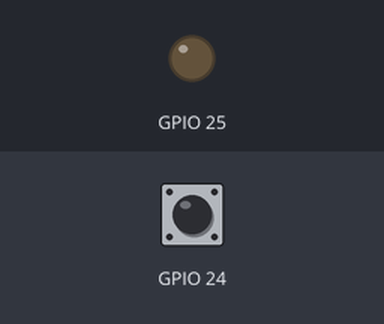
This program was run on a simulated Raspberry Pi (BCM pin numbers). Shown: output pins drawn as LEDs (lit = HIGH). The inputs (shaded band) are chosen by the test bench; at power-on: GPIO 24 LOW.

Above: at 1.2 s.
1.3 s: GPIO 24 pulled HIGH for 0.15 s
At 1.37 s:
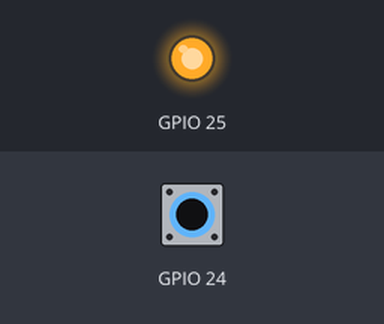
2.9 s: GPIO 24 pulled HIGH for 3.2 s
At 7.1 s:
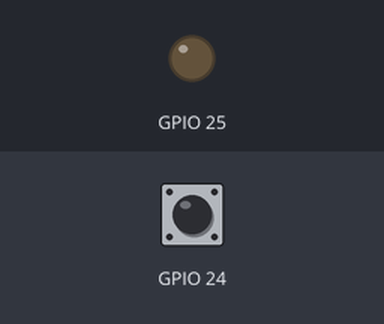
Timing chart, 0 to 8.6 s (numbered marks = the images above; inputs shaded):
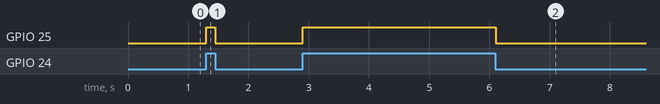

The program:

tact-led.py
```python
import RPi.GPIO as GPIO
from time import sleep

GPIO.setmode(GPIO.BCM)
GPIO.setup(24, GPIO.IN, pull_up_down = GPIO.PUD_DOWN)
GPIO.setup(25, GPIO.OUT)

try:
  while True:
    if GPIO.input(24) == GPIO.HIGH:
      GPIO.output(25, GPIO.HIGH)
    else:
      GPIO.output(25, GPIO.LOW)
    sleep(0.01)
except KeyboardInterrupt:
  pass

GPIO.cleanup()
```

Measured:
- after the input at 1.3 s, GPIO 25: LOW → HIGH at once, → LOW 0.15 s later
- after the input at 2.9 s, GPIO 25: LOW → HIGH at once, → LOW 3.2 s later
